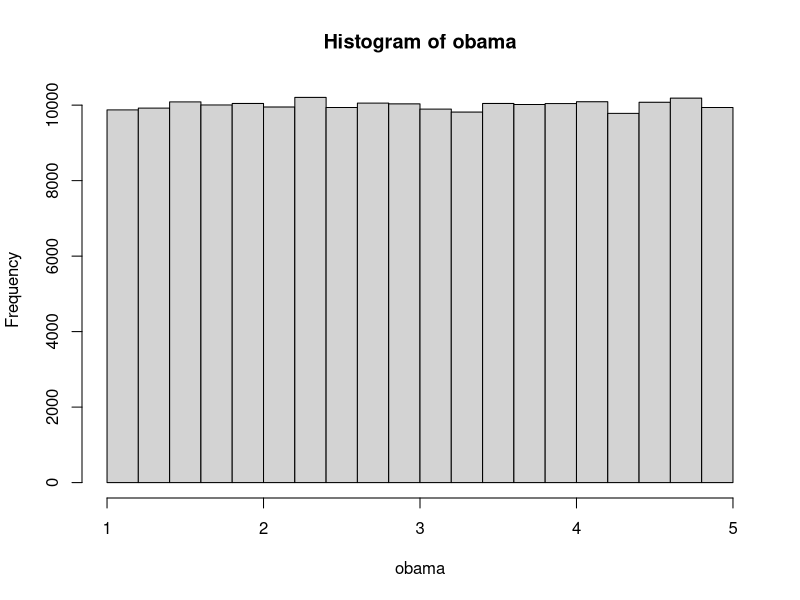
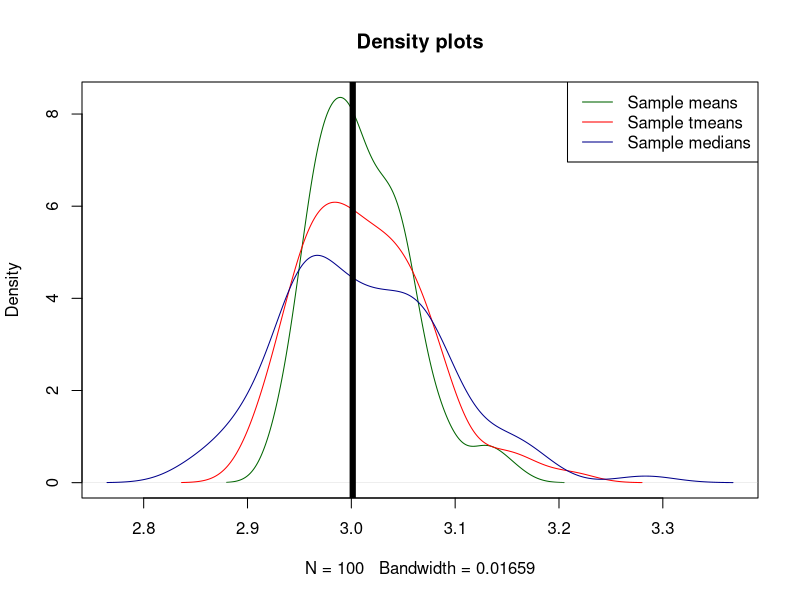

These charts were generated, in order, by the following R code:
#lab 3 script

dbinom(3,5,.6)
#x = number of successes
#size = number of trials/observations
#p = probability of success on each trial

#Exercise 1

#imageine 10 married couples, probability 4 or fewer will report being happily married (prob = .3)

dbinom(0,10,.3) + dbinom(1,10,.3) + dbinom(2,10,.3) + dbinom(3,10,.3) + dbinom(4,10,.3)

#or

sum(dbinom(0:4,10,.3))

#or can use pbinom

pbinom(4,10,.3)


#exercise 2:
#a
sum(dbinom(5:10,10,.3))

1-pbinom(4,10,.3)

#b

pbinom(8,10,.3) - pbinom(1,10,.3)


#exercise 3:
obama = runif(200000, min=1, max=5)

#create histogram
hist(obama)
#what kind of distribution is it?

mean(obama)
sd(obama)

#in reality can you ever collect such a comprehensive set of data?
# given limited time and resources, what would you do instead?

#Exercise 4. 

s1=sample(obama, 500, replace=T)
mean(s1); sd(s1)

s2=sample(obama, 500, replace=T)#replace means should sampling be with replacement
mean(s2); sd(s2)

m1=matrix(ncol=100,nrow=500)    #creates the empty matrix.

for(i in 1:100 ){         #the start of a loop, repeating i from 1 to 100
m1[,i]=sample(obama,500,replace=T)    #sample of 500
}       #close the loop

smeans=apply(m1,2,mean)       #apply function repeats the desired operation
smedians=apply(m1,2,median)    # the 2 tells R to calculate along columns
stmeans=apply(m1,2,mean,tr=.2)    #if 1 instead of 2, R calculates along rows

str(apply)        #   4 different ways to get info about a function.
apply             #  
help(apply)       #  
?apply            #

smeans
smedians
stmeans

#Creating density plots on same graph
dens.x=c(density(smeans)$x, density(stmeans)$x, density(smedians)$x)

dens.y=c(density(smeans)$y, density(stmeans)$y, density(smedians)$y)

plot(density(smeans), xlim=range(dens.x), ylim=range(dens.y), col="darkgreen", main="Density plots")

lines(density(stmeans), col="red") #add a density plot for tmeans

lines(density(smedians), col="darkblue") #add a density plot for medians

abline(v=mean(obama)) #add a vertical line for the pop. mean;

#lwd: line width.

abline(v=mean(obama),lwd=2)
abline(v=mean(obama),lwd=4)
abline(v=mean(obama),lwd=6)

legend("topright", c("Sample means", "Sample tmeans", "Sample medians"),col=c("darkgreen","red","darkblue"), lty=1)

#calculate sds of sample means, medians, and trimmed means

sd(smeans)
sd(smedians)
sd(stmeans)

#[note that I am not asking you to calculate the sample standard deviation]
# which one has the largest standard deviation? Which has the smallest?
# what is the standard deviation of a sampling distribution called?


#based on the results, when sampling from this distribution, 
#which is the best location estimator here - the mean, median, or trimmed mean?

